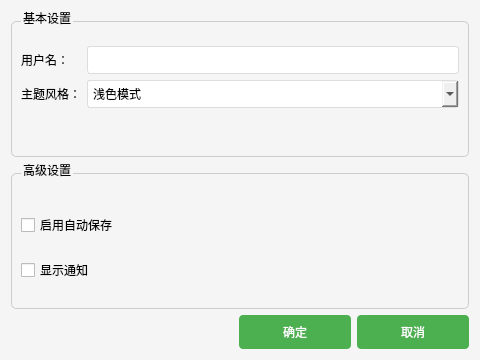
<?xml version="1.0" encoding="UTF-8"?>
<ui version="4.0">
  <class>ChildDialog</class>
  <widget class="QDialog" name="ChildDialog">
    <property name="geometry">
      <rect>
        <x>0</x>
        <y>0</y>
        <width>480</width>
        <height>360</height>
      </rect>
    </property>
    <property name="minimumSize">
      <size>
        <width>400</width>
        <height>300</height>
      </size>
    </property>
    <property name="windowTitle">
      <string>系统设置</string>
    </property>
    <property name="styleSheet">
      <string notr="true">
        QDialog {
          background-color: #f5f5f5;
          font-family: "Microsoft YaHei";
        }
        QGroupBox {
          border: 1px solid #ccc;
          border-radius: 5px;
          margin-top: 10px;
          padding-top: 15px;
        }
        QGroupBox::title {
          subcontrol-origin: margin;
          left: 10px;
        }
        QPushButton {
          background-color: #4CAF50;
          color: white;
          border: none;
          padding: 8px 16px;
          border-radius: 4px;
          min-width: 80px;
        }
        QPushButton:hover {
          background-color: #45a049;
        }
        QLineEdit, QComboBox {
          border: 1px solid #ddd;
          border-radius: 3px;
          padding: 5px;
        }
      </string>
    </property>
    <layout class="QVBoxLayout" name="verticalLayout">
      <item>
        <widget class="QGroupBox" name="groupBox">
          <property name="title">
            <string>基本设置</string>
          </property>
          <layout class="QFormLayout" name="formLayout">
            <item row="0" column="0">
              <widget class="QLabel" name="label">
                <property name="text">
                  <string>用户名：</string>
                </property>
              </widget>
            </item>
            <item row="0" column="1">
              <widget class="QLineEdit" name="userNameEdit"/>
            </item>
            <item row="1" column="0">
              <widget class="QLabel" name="label_2">
                <property name="text">
                  <string>主题风格：</string>
                </property>
              </widget>
            </item>
            <item row="1" column="1">
              <widget class="QComboBox" name="themeCombo">
                <item>
                  <property name="text">
                    <string>浅色模式</string>
                  </property>
                </item>
                <item>
                  <property name="text">
                    <string>深色模式</string>
                  </property>
                </item>
              </widget>
            </item>
          </layout>
        </widget>
      </item>
      <item>
        <widget class="QGroupBox" name="groupBox_2">
          <property name="title">
            <string>高级设置</string>
          </property>
          <layout class="QVBoxLayout" name="verticalLayout_2">
            <item>
              <widget class="QCheckBox" name="autoSaveCheck">
                <property name="text">
                  <string>启用自动保存</string>
                </property>
              </widget>
            </item>
            <item>
              <widget class="QCheckBox" name="notifyCheck">
                <property name="text">
                  <string>显示通知</string>
                </property>
              </widget>
            </item>
          </layout>
        </widget>
      </item>
      <item>
        <layout class="QHBoxLayout" name="horizontalLayout">
          <item>
            <spacer name="horizontalSpacer">
              <property name="orientation">
                <enum>Qt::Horizontal</enum>
              </property>
              <property name="sizeHint" stdset="0">
                <size>
                  <width>40</width>
                  <height>20</height>
                </size>
              </property>
            </spacer>
          </item>
          <item>
            <widget class="QPushButton" name="okButton">
              <property name="text">
                <string>确定</string>
              </property>
            </widget>
          </item>
          <item>
            <widget class="QPushButton" name="cancelButton">
              <property name="text">
                <string>取消</string>
              </property>
            </widget>
          </item>
        </layout>
      </item>
    </layout>
  </widget>
  <resources/>
  <connections>
    <connection>
      <sender>cancelButton</sender>
      <signal>clicked()</signal>
      <receiver>ChildDialog</receiver>
      <slot>reject()</slot>
      <hints>
        <hint type="sourcelabel">
          <x>258</x>
          <y>245</y>
        </hint>
        <hint type="destinationlabel">
          <x>240</x>
          <y>150</y>
        </hint>
      </hints>
    </connection>
    <connection>
      <sender>okButton</sender>
      <signal>clicked()</signal>
      <receiver>ChildDialog</receiver>
      <slot>accept()</slot>
      <hints>
        <hint type="sourcelabel">
          <x>178</x>
          <y>245</y>
        </hint>
        <hint type="destinationlabel">
          <x>240</x>
          <y>150</y>
        </hint>
      </hints>
    </connection>
  </connections>
</ui>
